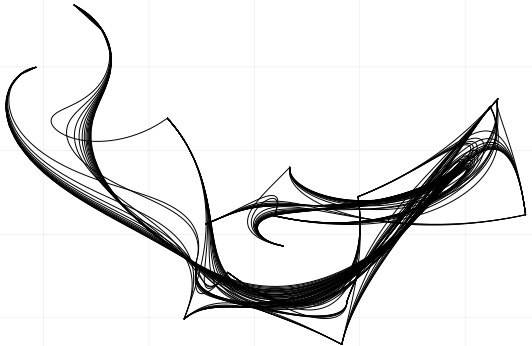

Generate this figure with Julia:
### A Pluto.jl notebook ###
# v0.17.5

using Markdown
using InteractiveUtils

# ╔═╡ 2da854ec-692c-11ed-1280-753f80e47b71
begin
	using Random
	using Plots
	using PlutoUI
end

# ╔═╡ e765c743-4867-4f8d-bf0f-fd29f57b11ba
function bezier(xs)
	function reduce_points(xs, alpha)
		if size(xs, 1) == 1
			return xs
		end
		subxs = (1-alpha).*xs[1:end-1,:] .+ alpha.*xs[2:end,:]
		return reduce_points(subxs, alpha)
	end
	function get_point(xs, alpha)
		y = reduce_points(xs, alpha)
		return y[1, :]
	end
	alphas = 0:0.01:1
	ys = zeros(Float64, size(alphas, 1), 2)
	for i in 1:size(alphas, 1)
		ys[i, :] = get_point(xs, alphas[i])
	end
	return ys
end

# ╔═╡ ff181c59-06b1-48b2-ae8e-700b4a99d0e5
begin
	local n = 16
	local points = randn(MersenneTwister(1), n, 2)
	points = cumsum(points, dims=1)
	local plt = plot(legend=false)
	for a in 1:n
		for b in a+2:n
			xs = points[a:b, :]
			ys = bezier(xs)
			plot!(plt, ys[:, 1], ys[:, 2], color="black")
		end
	end
	plt
end

# ╔═╡ c207ed07-4541-4a62-9ea6-5ac1cfe43316
function polarbezier(xs)
	function reduce_points(xs, alpha)
		if size(xs, 1) == 1
			return xs
		end
		subxs = (1-alpha).*xs[1:end-1,:] .+ alpha.*xs[2:end,:]
		return reduce_points(subxs, alpha)
	end
	function get_point(xs, alpha)
		y = reduce_points(xs, alpha)
		return y[1, :]
	end
	function topolar(xy)
		r = sqrt(sum(xy.^2))
		a = atan(xy...)
		return [r, a]
	end
	function frompolar(ra)
		r, a = ra
		return r .* [cos(a), sin(a)]
	end
	xs = mapslices(topolar, xs, dims=2)
	alphas = 0:0.01:1
	ys = zeros(Float64, size(alphas, 1), 2)
	for i in 1:size(alphas, 1)
		ys[i, :] = get_point(xs, alphas[i])
	end
	ys = mapslices(frompolar, ys, dims=2)
	return ys
end

# ╔═╡ 980bfbac-2fa1-4c9e-9a32-1626f80704ed
begin
	local n = 16
	local points = randn(MersenneTwister(2), n, 2)
	points = cumsum(points, dims=1)
	local plt = plot(legend=false)
	for a in 1:n
		for b in a+2:n
			xs = points[a:b, :]
			ys = polarbezier(xs)
			plot!(plt, ys[:, 1], ys[:, 2], color="black")
		end
	end
	plt
end

# ╔═╡ 00000000-0000-0000-0000-000000000001
PLUTO_PROJECT_TOML_CONTENTS = """
[deps]
Plots = "91a5bcdd-55d7-5caf-9e0b-520d859cae80"
PlutoUI = "7f904dfe-b85e-4ff6-b463-dae2292396a8"
Random = "9a3f8284-a2c9-5f02-9a11-845980a1fd5c"

[compat]
Plots = "~1.36.2"
PlutoUI = "~0.7.48"
"""

# ╔═╡ 00000000-0000-0000-0000-000000000002
PLUTO_MANIFEST_TOML_CONTENTS = """
# This file is machine-generated - editing it directly is not advised

julia_version = "1.7.0"
manifest_format = "2.0"

[[deps.AbstractPlutoDingetjes]]
deps = ["Pkg"]
git-tree-sha1 = "8eaf9f1b4921132a4cff3f36a1d9ba923b14a481"
uuid = "6e696c72-6542-2067-7265-42206c756150"
version = "1.1.4"

[[deps.ArgTools]]
uuid = "0dad84c5-d112-42e6-8d28-ef12dabb789f"

[[deps.Artifacts]]
uuid = "56f22d72-fd6d-98f1-02f0-08ddc0907c33"

[[deps.Base64]]
uuid = "2a0f44e3-6c83-55bd-87e4-b1978d98bd5f"

[[deps.BitFlags]]
git-tree-sha1 = "43b1a4a8f797c1cddadf60499a8a077d4af2cd2d"
uuid = "d1d4a3ce-64b1-5f1a-9ba4-7e7e69966f35"
version = "0.1.7"

[[deps.Bzip2_jll]]
deps = ["Artifacts", "JLLWrappers", "Libdl", "Pkg"]
git-tree-sha1 = "19a35467a82e236ff51bc17a3a44b69ef35185a2"
uuid = "6e34b625-4abd-537c-b88f-471c36dfa7a0"
version = "1.0.8+0"

[[deps.Cairo_jll]]
deps = ["Artifacts", "Bzip2_jll", "Fontconfig_jll", "FreeType2_jll", "Glib_jll", "JLLWrappers", "LZO_jll", "Libdl", "Pixman_jll", "Pkg", "Xorg_libXext_jll", "Xorg_libXrender_jll", "Zlib_jll", "libpng_jll"]
git-tree-sha1 = "4b859a208b2397a7a623a03449e4636bdb17bcf2"
uuid = "83423d85-b0ee-5818-9007-b63ccbeb887a"
version = "1.16.1+1"

[[deps.ChainRulesCore]]
deps = ["Compat", "LinearAlgebra", "SparseArrays"]
git-tree-sha1 = "e7ff6cadf743c098e08fca25c91103ee4303c9bb"
uuid = "d360d2e6-b24c-11e9-a2a3-2a2ae2dbcce4"
version = "1.15.6"

[[deps.ChangesOfVariables]]
deps = ["ChainRulesCore", "LinearAlgebra", "Test"]
git-tree-sha1 = "38f7a08f19d8810338d4f5085211c7dfa5d5bdd8"
uuid = "9e997f8a-9a97-42d5-a9f1-ce6bfc15e2c0"
version = "0.1.4"

[[deps.CodecZlib]]
deps = ["TranscodingStreams", "Zlib_jll"]
git-tree-sha1 = "ded953804d019afa9a3f98981d99b33e3db7b6da"
uuid = "944b1d66-785c-5afd-91f1-9de20f533193"
version = "0.7.0"

[[deps.ColorSchemes]]
deps = ["ColorTypes", "ColorVectorSpace", "Colors", "FixedPointNumbers", "Random"]
git-tree-sha1 = "1fd869cc3875b57347f7027521f561cf46d1fcd8"
uuid = "35d6a980-a343-548e-a6ea-1d62b119f2f4"
version = "3.19.0"

[[deps.ColorTypes]]
deps = ["FixedPointNumbers", "Random"]
git-tree-sha1 = "eb7f0f8307f71fac7c606984ea5fb2817275d6e4"
uuid = "3da002f7-5984-5a60-b8a6-cbb66c0b333f"
version = "0.11.4"

[[deps.ColorVectorSpace]]
deps = ["ColorTypes", "FixedPointNumbers", "LinearAlgebra", "SpecialFunctions", "Statistics", "TensorCore"]
git-tree-sha1 = "d08c20eef1f2cbc6e60fd3612ac4340b89fea322"
uuid = "c3611d14-8923-5661-9e6a-0046d554d3a4"
version = "0.9.9"

[[deps.Colors]]
deps = ["ColorTypes", "FixedPointNumbers", "Reexport"]
git-tree-sha1 = "417b0ed7b8b838aa6ca0a87aadf1bb9eb111ce40"
uuid = "5ae59095-9a9b-59fe-a467-6f913c188581"
version = "0.12.8"

[[deps.Compat]]
deps = ["Dates", "LinearAlgebra", "UUIDs"]
git-tree-sha1 = "aaabba4ce1b7f8a9b34c015053d3b1edf60fa49c"
uuid = "34da2185-b29b-5c13-b0c7-acf172513d20"
version = "4.4.0"

[[deps.CompilerSupportLibraries_jll]]
deps = ["Artifacts", "Libdl"]
uuid = "e66e0078-7015-5450-92f7-15fbd957f2ae"

[[deps.Contour]]
git-tree-sha1 = "d05d9e7b7aedff4e5b51a029dced05cfb6125781"
uuid = "d38c429a-6771-53c6-b99e-75d170b6e991"
version = "0.6.2"

[[deps.DataAPI]]
git-tree-sha1 = "e08915633fcb3ea83bf9d6126292e5bc5c739922"
uuid = "9a962f9c-6df0-11e9-0e5d-c546b8b5ee8a"
version = "1.13.0"

[[deps.DataStructures]]
deps = ["Compat", "InteractiveUtils", "OrderedCollections"]
git-tree-sha1 = "d1fff3a548102f48987a52a2e0d114fa97d730f0"
uuid = "864edb3b-99cc-5e75-8d2d-829cb0a9cfe8"
version = "0.18.13"

[[deps.Dates]]
deps = ["Printf"]
uuid = "ade2ca70-3891-5945-98fb-dc099432e06a"

[[deps.DelimitedFiles]]
deps = ["Mmap"]
uuid = "8bb1440f-4735-579b-a4ab-409b98df4dab"

[[deps.DocStringExtensions]]
deps = ["LibGit2"]
git-tree-sha1 = "c36550cb29cbe373e95b3f40486b9a4148f89ffd"
uuid = "ffbed154-4ef7-542d-bbb7-c09d3a79fcae"
version = "0.9.2"

[[deps.Downloads]]
deps = ["ArgTools", "LibCURL", "NetworkOptions"]
uuid = "f43a241f-c20a-4ad4-852c-f6b1247861c6"

[[deps.Expat_jll]]
deps = ["Artifacts", "JLLWrappers", "Libdl", "Pkg"]
git-tree-sha1 = "bad72f730e9e91c08d9427d5e8db95478a3c323d"
uuid = "2e619515-83b5-522b-bb60-26c02a35a201"
version = "2.4.8+0"

[[deps.FFMPEG]]
deps = ["FFMPEG_jll"]
git-tree-sha1 = "b57e3acbe22f8484b4b5ff66a7499717fe1a9cc8"
uuid = "c87230d0-a227-11e9-1b43-d7ebe4e7570a"
version = "0.4.1"

[[deps.FFMPEG_jll]]
deps = ["Artifacts", "Bzip2_jll", "FreeType2_jll", "FriBidi_jll", "JLLWrappers", "LAME_jll", "Libdl", "Ogg_jll", "OpenSSL_jll", "Opus_jll", "PCRE2_jll", "Pkg", "Zlib_jll", "libaom_jll", "libass_jll", "libfdk_aac_jll", "libvorbis_jll", "x264_jll", "x265_jll"]
git-tree-sha1 = "74faea50c1d007c85837327f6775bea60b5492dd"
uuid = "b22a6f82-2f65-5046-a5b2-351ab43fb4e5"
version = "4.4.2+2"

[[deps.FixedPointNumbers]]
deps = ["Statistics"]
git-tree-sha1 = "335bfdceacc84c5cdf16aadc768aa5ddfc5383cc"
uuid = "53c48c17-4a7d-5ca2-90c5-79b7896eea93"
version = "0.8.4"

[[deps.Fontconfig_jll]]
deps = ["Artifacts", "Bzip2_jll", "Expat_jll", "FreeType2_jll", "JLLWrappers", "Libdl", "Libuuid_jll", "Pkg", "Zlib_jll"]
git-tree-sha1 = "21efd19106a55620a188615da6d3d06cd7f6ee03"
uuid = "a3f928ae-7b40-5064-980b-68af3947d34b"
version = "2.13.93+0"

[[deps.Formatting]]
deps = ["Printf"]
git-tree-sha1 = "8339d61043228fdd3eb658d86c926cb282ae72a8"
uuid = "59287772-0a20-5a39-b81b-1366585eb4c0"
version = "0.4.2"

[[deps.FreeType2_jll]]
deps = ["Artifacts", "Bzip2_jll", "JLLWrappers", "Libdl", "Pkg", "Zlib_jll"]
git-tree-sha1 = "87eb71354d8ec1a96d4a7636bd57a7347dde3ef9"
uuid = "d7e528f0-a631-5988-bf34-fe36492bcfd7"
version = "2.10.4+0"

[[deps.FriBidi_jll]]
deps = ["Artifacts", "JLLWrappers", "Libdl", "Pkg"]
git-tree-sha1 = "aa31987c2ba8704e23c6c8ba8a4f769d5d7e4f91"
uuid = "559328eb-81f9-559d-9380-de523a88c83c"
version = "1.0.10+0"

[[deps.GLFW_jll]]
deps = ["Artifacts", "JLLWrappers", "Libdl", "Libglvnd_jll", "Pkg", "Xorg_libXcursor_jll", "Xorg_libXi_jll", "Xorg_libXinerama_jll", "Xorg_libXrandr_jll"]
git-tree-sha1 = "d972031d28c8c8d9d7b41a536ad7bb0c2579caca"
uuid = "0656b61e-2033-5cc2-a64a-77c0f6c09b89"
version = "3.3.8+0"

[[deps.GR]]
deps = ["Base64", "DelimitedFiles", "GR_jll", "HTTP", "JSON", "Libdl", "LinearAlgebra", "Pkg", "Preferences", "Printf", "Random", "Serialization", "Sockets", "Test", "UUIDs"]
git-tree-sha1 = "00a9d4abadc05b9476e937a5557fcce476b9e547"
uuid = "28b8d3ca-fb5f-59d9-8090-bfdbd6d07a71"
version = "0.69.5"

[[deps.GR_jll]]
deps = ["Artifacts", "Bzip2_jll", "Cairo_jll", "FFMPEG_jll", "Fontconfig_jll", "GLFW_jll", "JLLWrappers", "JpegTurbo_jll", "Libdl", "Libtiff_jll", "Pixman_jll", "Pkg", "Qt5Base_jll", "Zlib_jll", "libpng_jll"]
git-tree-sha1 = "bc9f7725571ddb4ab2c4bc74fa397c1c5ad08943"
uuid = "d2c73de3-f751-5644-a686-071e5b155ba9"
version = "0.69.1+0"

[[deps.Gettext_jll]]
deps = ["Artifacts", "CompilerSupportLibraries_jll", "JLLWrappers", "Libdl", "Libiconv_jll", "Pkg", "XML2_jll"]
git-tree-sha1 = "9b02998aba7bf074d14de89f9d37ca24a1a0b046"
uuid = "78b55507-aeef-58d4-861c-77aaff3498b1"
version = "0.21.0+0"

[[deps.Glib_jll]]
deps = ["Artifacts", "Gettext_jll", "JLLWrappers", "Libdl", "Libffi_jll", "Libiconv_jll", "Libmount_jll", "PCRE2_jll", "Pkg", "Zlib_jll"]
git-tree-sha1 = "fb83fbe02fe57f2c068013aa94bcdf6760d3a7a7"
uuid = "7746bdde-850d-59dc-9ae8-88ece973131d"
version = "2.74.0+1"

[[deps.Graphite2_jll]]
deps = ["Artifacts", "JLLWrappers", "Libdl", "Pkg"]
git-tree-sha1 = "344bf40dcab1073aca04aa0df4fb092f920e4011"
uuid = "3b182d85-2403-5c21-9c21-1e1f0cc25472"
version = "1.3.14+0"

[[deps.Grisu]]
git-tree-sha1 = "53bb909d1151e57e2484c3d1b53e19552b887fb2"
uuid = "42e2da0e-8278-4e71-bc24-59509adca0fe"
version = "1.0.2"

[[deps.HTTP]]
deps = ["Base64", "CodecZlib", "Dates", "IniFile", "Logging", "LoggingExtras", "MbedTLS", "NetworkOptions", "OpenSSL", "Random", "SimpleBufferStream", "Sockets", "URIs", "UUIDs"]
git-tree-sha1 = "e1acc37ed078d99a714ed8376446f92a5535ca65"
uuid = "cd3eb016-35fb-5094-929b-558a96fad6f3"
version = "1.5.5"

[[deps.HarfBuzz_jll]]
deps = ["Artifacts", "Cairo_jll", "Fontconfig_jll", "FreeType2_jll", "Glib_jll", "Graphite2_jll", "JLLWrappers", "Libdl", "Libffi_jll", "Pkg"]
git-tree-sha1 = "129acf094d168394e80ee1dc4bc06ec835e510a3"
uuid = "2e76f6c2-a576-52d4-95c1-20adfe4de566"
version = "2.8.1+1"

[[deps.Hyperscript]]
deps = ["Test"]
git-tree-sha1 = "8d511d5b81240fc8e6802386302675bdf47737b9"
uuid = "47d2ed2b-36de-50cf-bf87-49c2cf4b8b91"
version = "0.0.4"

[[deps.HypertextLiteral]]
deps = ["Tricks"]
git-tree-sha1 = "c47c5fa4c5308f27ccaac35504858d8914e102f9"
uuid = "ac1192a8-f4b3-4bfe-ba22-af5b92cd3ab2"
version = "0.9.4"

[[deps.IOCapture]]
deps = ["Logging", "Random"]
git-tree-sha1 = "f7be53659ab06ddc986428d3a9dcc95f6fa6705a"
uuid = "b5f81e59-6552-4d32-b1f0-c071b021bf89"
version = "0.2.2"

[[deps.IniFile]]
git-tree-sha1 = "f550e6e32074c939295eb5ea6de31849ac2c9625"
uuid = "83e8ac13-25f8-5344-8a64-a9f2b223428f"
version = "0.5.1"

[[deps.InteractiveUtils]]
deps = ["Markdown"]
uuid = "b77e0a4c-d291-57a0-90e8-8db25a27a240"

[[deps.InverseFunctions]]
deps = ["Test"]
git-tree-sha1 = "49510dfcb407e572524ba94aeae2fced1f3feb0f"
uuid = "3587e190-3f89-42d0-90ee-14403ec27112"
version = "0.1.8"

[[deps.IrrationalConstants]]
git-tree-sha1 = "7fd44fd4ff43fc60815f8e764c0f352b83c49151"
uuid = "92d709cd-6900-40b7-9082-c6be49f344b6"
version = "0.1.1"

[[deps.JLFzf]]
deps = ["Pipe", "REPL", "Random", "fzf_jll"]
git-tree-sha1 = "f377670cda23b6b7c1c0b3893e37451c5c1a2185"
uuid = "1019f520-868f-41f5-a6de-eb00f4b6a39c"
version = "0.1.5"

[[deps.JLLWrappers]]
deps = ["Preferences"]
git-tree-sha1 = "abc9885a7ca2052a736a600f7fa66209f96506e1"
uuid = "692b3bcd-3c85-4b1f-b108-f13ce0eb3210"
version = "1.4.1"

[[deps.JSON]]
deps = ["Dates", "Mmap", "Parsers", "Unicode"]
git-tree-sha1 = "3c837543ddb02250ef42f4738347454f95079d4e"
uuid = "682c06a0-de6a-54ab-a142-c8b1cf79cde6"
version = "0.21.3"

[[deps.JpegTurbo_jll]]
deps = ["Artifacts", "JLLWrappers", "Libdl", "Pkg"]
git-tree-sha1 = "b53380851c6e6664204efb2e62cd24fa5c47e4ba"
uuid = "aacddb02-875f-59d6-b918-886e6ef4fbf8"
version = "2.1.2+0"

[[deps.LAME_jll]]
deps = ["Artifacts", "JLLWrappers", "Libdl", "Pkg"]
git-tree-sha1 = "f6250b16881adf048549549fba48b1161acdac8c"
uuid = "c1c5ebd0-6772-5130-a774-d5fcae4a789d"
version = "3.100.1+0"

[[deps.LERC_jll]]
deps = ["Artifacts", "JLLWrappers", "Libdl", "Pkg"]
git-tree-sha1 = "bf36f528eec6634efc60d7ec062008f171071434"
uuid = "88015f11-f218-50d7-93a8-a6af411a945d"
version = "3.0.0+1"

[[deps.LZO_jll]]
deps = ["Artifacts", "JLLWrappers", "Libdl", "Pkg"]
git-tree-sha1 = "e5b909bcf985c5e2605737d2ce278ed791b89be6"
uuid = "dd4b983a-f0e5-5f8d-a1b7-129d4a5fb1ac"
version = "2.10.1+0"

[[deps.LaTeXStrings]]
git-tree-sha1 = "f2355693d6778a178ade15952b7ac47a4ff97996"
uuid = "b964fa9f-0449-5b57-a5c2-d3ea65f4040f"
version = "1.3.0"

[[deps.Latexify]]
deps = ["Formatting", "InteractiveUtils", "LaTeXStrings", "MacroTools", "Markdown", "OrderedCollections", "Printf", "Requires"]
git-tree-sha1 = "ab9aa169d2160129beb241cb2750ca499b4e90e9"
uuid = "23fbe1c1-3f47-55db-b15f-69d7ec21a316"
version = "0.15.17"

[[deps.LibCURL]]
deps = ["LibCURL_jll", "MozillaCACerts_jll"]
uuid = "b27032c2-a3e7-50c8-80cd-2d36dbcbfd21"

[[deps.LibCURL_jll]]
deps = ["Artifacts", "LibSSH2_jll", "Libdl", "MbedTLS_jll", "Zlib_jll", "nghttp2_jll"]
uuid = "deac9b47-8bc7-5906-a0fe-35ac56dc84c0"

[[deps.LibGit2]]
deps = ["Base64", "NetworkOptions", "Printf", "SHA"]
uuid = "76f85450-5226-5b5a-8eaa-529ad045b433"

[[deps.LibSSH2_jll]]
deps = ["Artifacts", "Libdl", "MbedTLS_jll"]
uuid = "29816b5a-b9ab-546f-933c-edad1886dfa8"

[[deps.Libdl]]
uuid = "8f399da3-3557-5675-b5ff-fb832c97cbdb"

[[deps.Libffi_jll]]
deps = ["Artifacts", "JLLWrappers", "Libdl", "Pkg"]
git-tree-sha1 = "0b4a5d71f3e5200a7dff793393e09dfc2d874290"
uuid = "e9f186c6-92d2-5b65-8a66-fee21dc1b490"
version = "3.2.2+1"

[[deps.Libgcrypt_jll]]
deps = ["Artifacts", "JLLWrappers", "Libdl", "Libgpg_error_jll", "Pkg"]
git-tree-sha1 = "64613c82a59c120435c067c2b809fc61cf5166ae"
uuid = "d4300ac3-e22c-5743-9152-c294e39db1e4"
version = "1.8.7+0"

[[deps.Libglvnd_jll]]
deps = ["Artifacts", "JLLWrappers", "Libdl", "Pkg", "Xorg_libX11_jll", "Xorg_libXext_jll"]
git-tree-sha1 = "7739f837d6447403596a75d19ed01fd08d6f56bf"
uuid = "7e76a0d4-f3c7-5321-8279-8d96eeed0f29"
version = "1.3.0+3"

[[deps.Libgpg_error_jll]]
deps = ["Artifacts", "JLLWrappers", "Libdl", "Pkg"]
git-tree-sha1 = "c333716e46366857753e273ce6a69ee0945a6db9"
uuid = "7add5ba3-2f88-524e-9cd5-f83b8a55f7b8"
version = "1.42.0+0"

[[deps.Libiconv_jll]]
deps = ["Artifacts", "JLLWrappers", "Libdl", "Pkg"]
git-tree-sha1 = "42b62845d70a619f063a7da093d995ec8e15e778"
uuid = "94ce4f54-9a6c-5748-9c1c-f9c7231a4531"
version = "1.16.1+1"

[[deps.Libmount_jll]]
deps = ["Artifacts", "JLLWrappers", "Libdl", "Pkg"]
git-tree-sha1 = "9c30530bf0effd46e15e0fdcf2b8636e78cbbd73"
uuid = "4b2f31a3-9ecc-558c-b454-b3730dcb73e9"
version = "2.35.0+0"

[[deps.Libtiff_jll]]
deps = ["Artifacts", "JLLWrappers", "JpegTurbo_jll", "LERC_jll", "Libdl", "Pkg", "Zlib_jll", "Zstd_jll"]
git-tree-sha1 = "3eb79b0ca5764d4799c06699573fd8f533259713"
uuid = "89763e89-9b03-5906-acba-b20f662cd828"
version = "4.4.0+0"

[[deps.Libuuid_jll]]
deps = ["Artifacts", "JLLWrappers", "Libdl", "Pkg"]
git-tree-sha1 = "7f3efec06033682db852f8b3bc3c1d2b0a0ab066"
uuid = "38a345b3-de98-5d2b-a5d3-14cd9215e700"
version = "2.36.0+0"

[[deps.LinearAlgebra]]
deps = ["Libdl", "libblastrampoline_jll"]
uuid = "37e2e46d-f89d-539d-b4ee-838fcccc9c8e"

[[deps.LogExpFunctions]]
deps = ["ChainRulesCore", "ChangesOfVariables", "DocStringExtensions", "InverseFunctions", "IrrationalConstants", "LinearAlgebra"]
git-tree-sha1 = "94d9c52ca447e23eac0c0f074effbcd38830deb5"
uuid = "2ab3a3ac-af41-5b50-aa03-7779005ae688"
version = "0.3.18"

[[deps.Logging]]
uuid = "56ddb016-857b-54e1-b83d-db4d58db5568"

[[deps.LoggingExtras]]
deps = ["Dates", "Logging"]
git-tree-sha1 = "cedb76b37bc5a6c702ade66be44f831fa23c681e"
uuid = "e6f89c97-d47a-5376-807f-9c37f3926c36"
version = "1.0.0"

[[deps.MIMEs]]
git-tree-sha1 = "65f28ad4b594aebe22157d6fac869786a255b7eb"
uuid = "6c6e2e6c-3030-632d-7369-2d6c69616d65"
version = "0.1.4"

[[deps.MacroTools]]
deps = ["Markdown", "Random"]
git-tree-sha1 = "42324d08725e200c23d4dfb549e0d5d89dede2d2"
uuid = "1914dd2f-81c6-5fcd-8719-6d5c9610ff09"
version = "0.5.10"

[[deps.Markdown]]
deps = ["Base64"]
uuid = "d6f4376e-aef5-505a-96c1-9c027394607a"

[[deps.MbedTLS]]
deps = ["Dates", "MbedTLS_jll", "MozillaCACerts_jll", "Random", "Sockets"]
git-tree-sha1 = "03a9b9718f5682ecb107ac9f7308991db4ce395b"
uuid = "739be429-bea8-5141-9913-cc70e7f3736d"
version = "1.1.7"

[[deps.MbedTLS_jll]]
deps = ["Artifacts", "Libdl"]
uuid = "c8ffd9c3-330d-5841-b78e-0817d7145fa1"

[[deps.Measures]]
git-tree-sha1 = "c13304c81eec1ed3af7fc20e75fb6b26092a1102"
uuid = "442fdcdd-2543-5da2-b0f3-8c86c306513e"
version = "0.3.2"

[[deps.Missings]]
deps = ["DataAPI"]
git-tree-sha1 = "bf210ce90b6c9eed32d25dbcae1ebc565df2687f"
uuid = "e1d29d7a-bbdc-5cf2-9ac0-f12de2c33e28"
version = "1.0.2"

[[deps.Mmap]]
uuid = "a63ad114-7e13-5084-954f-fe012c677804"

[[deps.MozillaCACerts_jll]]
uuid = "14a3606d-f60d-562e-9121-12d972cd8159"

[[deps.NaNMath]]
deps = ["OpenLibm_jll"]
git-tree-sha1 = "a7c3d1da1189a1c2fe843a3bfa04d18d20eb3211"
uuid = "77ba4419-2d1f-58cd-9bb1-8ffee604a2e3"
version = "1.0.1"

[[deps.NetworkOptions]]
uuid = "ca575930-c2e3-43a9-ace4-1e988b2c1908"

[[deps.Ogg_jll]]
deps = ["Artifacts", "JLLWrappers", "Libdl", "Pkg"]
git-tree-sha1 = "887579a3eb005446d514ab7aeac5d1d027658b8f"
uuid = "e7412a2a-1a6e-54c0-be00-318e2571c051"
version = "1.3.5+1"

[[deps.OpenBLAS_jll]]
deps = ["Artifacts", "CompilerSupportLibraries_jll", "Libdl"]
uuid = "4536629a-c528-5b80-bd46-f80d51c5b363"

[[deps.OpenLibm_jll]]
deps = ["Artifacts", "Libdl"]
uuid = "05823500-19ac-5b8b-9628-191a04bc5112"

[[deps.OpenSSL]]
deps = ["BitFlags", "Dates", "MozillaCACerts_jll", "OpenSSL_jll", "Sockets"]
git-tree-sha1 = "df6830e37943c7aaa10023471ca47fb3065cc3c4"
uuid = "4d8831e6-92b7-49fb-bdf8-b643e874388c"
version = "1.3.2"

[[deps.OpenSSL_jll]]
deps = ["Artifacts", "JLLWrappers", "Libdl", "Pkg"]
git-tree-sha1 = "f6e9dba33f9f2c44e08a020b0caf6903be540004"
uuid = "458c3c95-2e84-50aa-8efc-19380b2a3a95"
version = "1.1.19+0"

[[deps.OpenSpecFun_jll]]
deps = ["Artifacts", "CompilerSupportLibraries_jll", "JLLWrappers", "Libdl", "Pkg"]
git-tree-sha1 = "13652491f6856acfd2db29360e1bbcd4565d04f1"
uuid = "efe28fd5-8261-553b-a9e1-b2916fc3738e"
version = "0.5.5+0"

[[deps.Opus_jll]]
deps = ["Artifacts", "JLLWrappers", "Libdl", "Pkg"]
git-tree-sha1 = "51a08fb14ec28da2ec7a927c4337e4332c2a4720"
uuid = "91d4177d-7536-5919-b921-800302f37372"
version = "1.3.2+0"

[[deps.OrderedCollections]]
git-tree-sha1 = "85f8e6578bf1f9ee0d11e7bb1b1456435479d47c"
uuid = "bac558e1-5e72-5ebc-8fee-abe8a469f55d"
version = "1.4.1"

[[deps.PCRE2_jll]]
deps = ["Artifacts", "Libdl"]
uuid = "efcefdf7-47ab-520b-bdef-62a2eaa19f15"

[[deps.Parsers]]
deps = ["Dates", "SnoopPrecompile"]
git-tree-sha1 = "b64719e8b4504983c7fca6cc9db3ebc8acc2a4d6"
uuid = "69de0a69-1ddd-5017-9359-2bf0b02dc9f0"
version = "2.5.1"

[[deps.Pipe]]
git-tree-sha1 = "6842804e7867b115ca9de748a0cf6b364523c16d"
uuid = "b98c9c47-44ae-5843-9183-064241ee97a0"
version = "1.3.0"

[[deps.Pixman_jll]]
deps = ["Artifacts", "JLLWrappers", "Libdl", "Pkg"]
git-tree-sha1 = "b4f5d02549a10e20780a24fce72bea96b6329e29"
uuid = "30392449-352a-5448-841d-b1acce4e97dc"
version = "0.40.1+0"

[[deps.Pkg]]
deps = ["Artifacts", "Dates", "Downloads", "LibGit2", "Libdl", "Logging", "Markdown", "Printf", "REPL", "Random", "SHA", "Serialization", "TOML", "Tar", "UUIDs", "p7zip_jll"]
uuid = "44cfe95a-1eb2-52ea-b672-e2afdf69b78f"

[[deps.PlotThemes]]
deps = ["PlotUtils", "Statistics"]
git-tree-sha1 = "1f03a2d339f42dca4a4da149c7e15e9b896ad899"
uuid = "ccf2f8ad-2431-5c83-bf29-c5338b663b6a"
version = "3.1.0"

[[deps.PlotUtils]]
deps = ["ColorSchemes", "Colors", "Dates", "Printf", "Random", "Reexport", "SnoopPrecompile", "Statistics"]
git-tree-sha1 = "21303256d239f6b484977314674aef4bb1fe4420"
uuid = "995b91a9-d308-5afd-9ec6-746e21dbc043"
version = "1.3.1"

[[deps.Plots]]
deps = ["Base64", "Contour", "Dates", "Downloads", "FFMPEG", "FixedPointNumbers", "GR", "JLFzf", "JSON", "LaTeXStrings", "Latexify", "LinearAlgebra", "Measures", "NaNMath", "Pkg", "PlotThemes", "PlotUtils", "Printf", "REPL", "Random", "RecipesBase", "RecipesPipeline", "Reexport", "RelocatableFolders", "Requires", "Scratch", "Showoff", "SnoopPrecompile", "SparseArrays", "Statistics", "StatsBase", "UUIDs", "UnicodeFun", "Unzip"]
git-tree-sha1 = "5955a002262c08ab155ed2a6f1bb0787fedf5939"
uuid = "91a5bcdd-55d7-5caf-9e0b-520d859cae80"
version = "1.36.2"

[[deps.PlutoUI]]
deps = ["AbstractPlutoDingetjes", "Base64", "ColorTypes", "Dates", "FixedPointNumbers", "Hyperscript", "HypertextLiteral", "IOCapture", "InteractiveUtils", "JSON", "Logging", "MIMEs", "Markdown", "Random", "Reexport", "URIs", "UUIDs"]
git-tree-sha1 = "efc140104e6d0ae3e7e30d56c98c4a927154d684"
uuid = "7f904dfe-b85e-4ff6-b463-dae2292396a8"
version = "0.7.48"

[[deps.Preferences]]
deps = ["TOML"]
git-tree-sha1 = "47e5f437cc0e7ef2ce8406ce1e7e24d44915f88d"
uuid = "21216c6a-2e73-6563-6e65-726566657250"
version = "1.3.0"

[[deps.Printf]]
deps = ["Unicode"]
uuid = "de0858da-6303-5e67-8744-51eddeeeb8d7"

[[deps.Qt5Base_jll]]
deps = ["Artifacts", "CompilerSupportLibraries_jll", "Fontconfig_jll", "Glib_jll", "JLLWrappers", "Libdl", "Libglvnd_jll", "OpenSSL_jll", "Pkg", "Xorg_libXext_jll", "Xorg_libxcb_jll", "Xorg_xcb_util_image_jll", "Xorg_xcb_util_keysyms_jll", "Xorg_xcb_util_renderutil_jll", "Xorg_xcb_util_wm_jll", "Zlib_jll", "xkbcommon_jll"]
git-tree-sha1 = "0c03844e2231e12fda4d0086fd7cbe4098ee8dc5"
uuid = "ea2cea3b-5b76-57ae-a6ef-0a8af62496e1"
version = "5.15.3+2"

[[deps.REPL]]
deps = ["InteractiveUtils", "Markdown", "Sockets", "Unicode"]
uuid = "3fa0cd96-eef1-5676-8a61-b3b8758bbffb"

[[deps.Random]]
deps = ["SHA", "Serialization"]
uuid = "9a3f8284-a2c9-5f02-9a11-845980a1fd5c"

[[deps.RecipesBase]]
deps = ["SnoopPrecompile"]
git-tree-sha1 = "d12e612bba40d189cead6ff857ddb67bd2e6a387"
uuid = "3cdcf5f2-1ef4-517c-9805-6587b60abb01"
version = "1.3.1"

[[deps.RecipesPipeline]]
deps = ["Dates", "NaNMath", "PlotUtils", "RecipesBase", "SnoopPrecompile"]
git-tree-sha1 = "e974477be88cb5e3040009f3767611bc6357846f"
uuid = "01d81517-befc-4cb6-b9ec-a95719d0359c"
version = "0.6.11"

[[deps.Reexport]]
git-tree-sha1 = "45e428421666073eab6f2da5c9d310d99bb12f9b"
uuid = "189a3867-3050-52da-a836-e630ba90ab69"
version = "1.2.2"

[[deps.RelocatableFolders]]
deps = ["SHA", "Scratch"]
git-tree-sha1 = "90bc7a7c96410424509e4263e277e43250c05691"
uuid = "05181044-ff0b-4ac5-8273-598c1e38db00"
version = "1.0.0"

[[deps.Requires]]
deps = ["UUIDs"]
git-tree-sha1 = "838a3a4188e2ded87a4f9f184b4b0d78a1e91cb7"
uuid = "ae029012-a4dd-5104-9daa-d747884805df"
version = "1.3.0"

[[deps.SHA]]
uuid = "ea8e919c-243c-51af-8825-aaa63cd721ce"

[[deps.Scratch]]
deps = ["Dates"]
git-tree-sha1 = "f94f779c94e58bf9ea243e77a37e16d9de9126bd"
uuid = "6c6a2e73-6563-6170-7368-637461726353"
version = "1.1.1"

[[deps.Serialization]]
uuid = "9e88b42a-f829-5b0c-bbe9-9e923198166b"

[[deps.Showoff]]
deps = ["Dates", "Grisu"]
git-tree-sha1 = "91eddf657aca81df9ae6ceb20b959ae5653ad1de"
uuid = "992d4aef-0814-514b-bc4d-f2e9a6c4116f"
version = "1.0.3"

[[deps.SimpleBufferStream]]
git-tree-sha1 = "874e8867b33a00e784c8a7e4b60afe9e037b74e1"
uuid = "777ac1f9-54b0-4bf8-805c-2214025038e7"
version = "1.1.0"

[[deps.SnoopPrecompile]]
git-tree-sha1 = "f604441450a3c0569830946e5b33b78c928e1a85"
uuid = "66db9d55-30c0-4569-8b51-7e840670fc0c"
version = "1.0.1"

[[deps.Sockets]]
uuid = "6462fe0b-24de-5631-8697-dd941f90decc"

[[deps.SortingAlgorithms]]
deps = ["DataStructures"]
git-tree-sha1 = "a4ada03f999bd01b3a25dcaa30b2d929fe537e00"
uuid = "a2af1166-a08f-5f64-846c-94a0d3cef48c"
version = "1.1.0"

[[deps.SparseArrays]]
deps = ["LinearAlgebra", "Random"]
uuid = "2f01184e-e22b-5df5-ae63-d93ebab69eaf"

[[deps.SpecialFunctions]]
deps = ["ChainRulesCore", "IrrationalConstants", "LogExpFunctions", "OpenLibm_jll", "OpenSpecFun_jll"]
git-tree-sha1 = "d75bda01f8c31ebb72df80a46c88b25d1c79c56d"
uuid = "276daf66-3868-5448-9aa4-cd146d93841b"
version = "2.1.7"

[[deps.Statistics]]
deps = ["LinearAlgebra", "SparseArrays"]
uuid = "10745b16-79ce-11e8-11f9-7d13ad32a3b2"

[[deps.StatsAPI]]
deps = ["LinearAlgebra"]
git-tree-sha1 = "f9af7f195fb13589dd2e2d57fdb401717d2eb1f6"
uuid = "82ae8749-77ed-4fe6-ae5f-f523153014b0"
version = "1.5.0"

[[deps.StatsBase]]
deps = ["DataAPI", "DataStructures", "LinearAlgebra", "LogExpFunctions", "Missings", "Printf", "Random", "SortingAlgorithms", "SparseArrays", "Statistics", "StatsAPI"]
git-tree-sha1 = "d1bf48bfcc554a3761a133fe3a9bb01488e06916"
uuid = "2913bbd2-ae8a-5f71-8c99-4fb6c76f3a91"
version = "0.33.21"

[[deps.TOML]]
deps = ["Dates"]
uuid = "fa267f1f-6049-4f14-aa54-33bafae1ed76"

[[deps.Tar]]
deps = ["ArgTools", "SHA"]
uuid = "a4e569a6-e804-4fa4-b0f3-eef7a1d5b13e"

[[deps.TensorCore]]
deps = ["LinearAlgebra"]
git-tree-sha1 = "1feb45f88d133a655e001435632f019a9a1bcdb6"
uuid = "62fd8b95-f654-4bbd-a8a5-9c27f68ccd50"
version = "0.1.1"

[[deps.Test]]
deps = ["InteractiveUtils", "Logging", "Random", "Serialization"]
uuid = "8dfed614-e22c-5e08-85e1-65c5234f0b40"

[[deps.TranscodingStreams]]
deps = ["Random", "Test"]
git-tree-sha1 = "8a75929dcd3c38611db2f8d08546decb514fcadf"
uuid = "3bb67fe8-82b1-5028-8e26-92a6c54297fa"
version = "0.9.9"

[[deps.Tricks]]
git-tree-sha1 = "6bac775f2d42a611cdfcd1fb217ee719630c4175"
uuid = "410a4b4d-49e4-4fbc-ab6d-cb71b17b3775"
version = "0.1.6"

[[deps.URIs]]
git-tree-sha1 = "e59ecc5a41b000fa94423a578d29290c7266fc10"
uuid = "5c2747f8-b7ea-4ff2-ba2e-563bfd36b1d4"
version = "1.4.0"

[[deps.UUIDs]]
deps = ["Random", "SHA"]
uuid = "cf7118a7-6976-5b1a-9a39-7adc72f591a4"

[[deps.Unicode]]
uuid = "4ec0a83e-493e-50e2-b9ac-8f72acf5a8f5"

[[deps.UnicodeFun]]
deps = ["REPL"]
git-tree-sha1 = "53915e50200959667e78a92a418594b428dffddf"
uuid = "1cfade01-22cf-5700-b092-accc4b62d6e1"
version = "0.4.1"

[[deps.Unzip]]
git-tree-sha1 = "ca0969166a028236229f63514992fc073799bb78"
uuid = "41fe7b60-77ed-43a1-b4f0-825fd5a5650d"
version = "0.2.0"

[[deps.Wayland_jll]]
deps = ["Artifacts", "Expat_jll", "JLLWrappers", "Libdl", "Libffi_jll", "Pkg", "XML2_jll"]
git-tree-sha1 = "3e61f0b86f90dacb0bc0e73a0c5a83f6a8636e23"
uuid = "a2964d1f-97da-50d4-b82a-358c7fce9d89"
version = "1.19.0+0"

[[deps.Wayland_protocols_jll]]
deps = ["Artifacts", "JLLWrappers", "Libdl", "Pkg"]
git-tree-sha1 = "4528479aa01ee1b3b4cd0e6faef0e04cf16466da"
uuid = "2381bf8a-dfd0-557d-9999-79630e7b1b91"
version = "1.25.0+0"

[[deps.XML2_jll]]
deps = ["Artifacts", "JLLWrappers", "Libdl", "Libiconv_jll", "Pkg", "Zlib_jll"]
git-tree-sha1 = "58443b63fb7e465a8a7210828c91c08b92132dff"
uuid = "02c8fc9c-b97f-50b9-bbe4-9be30ff0a78a"
version = "2.9.14+0"

[[deps.XSLT_jll]]
deps = ["Artifacts", "JLLWrappers", "Libdl", "Libgcrypt_jll", "Libgpg_error_jll", "Libiconv_jll", "Pkg", "XML2_jll", "Zlib_jll"]
git-tree-sha1 = "91844873c4085240b95e795f692c4cec4d805f8a"
uuid = "aed1982a-8fda-507f-9586-7b0439959a61"
version = "1.1.34+0"

[[deps.Xorg_libX11_jll]]
deps = ["Artifacts", "JLLWrappers", "Libdl", "Pkg", "Xorg_libxcb_jll", "Xorg_xtrans_jll"]
git-tree-sha1 = "5be649d550f3f4b95308bf0183b82e2582876527"
uuid = "4f6342f7-b3d2-589e-9d20-edeb45f2b2bc"
version = "1.6.9+4"

[[deps.Xorg_libXau_jll]]
deps = ["Artifacts", "JLLWrappers", "Libdl", "Pkg"]
git-tree-sha1 = "4e490d5c960c314f33885790ed410ff3a94ce67e"
uuid = "0c0b7dd1-d40b-584c-a123-a41640f87eec"
version = "1.0.9+4"

[[deps.Xorg_libXcursor_jll]]
deps = ["Artifacts", "JLLWrappers", "Libdl", "Pkg", "Xorg_libXfixes_jll", "Xorg_libXrender_jll"]
git-tree-sha1 = "12e0eb3bc634fa2080c1c37fccf56f7c22989afd"
uuid = "935fb764-8cf2-53bf-bb30-45bb1f8bf724"
version = "1.2.0+4"

[[deps.Xorg_libXdmcp_jll]]
deps = ["Artifacts", "JLLWrappers", "Libdl", "Pkg"]
git-tree-sha1 = "4fe47bd2247248125c428978740e18a681372dd4"
uuid = "a3789734-cfe1-5b06-b2d0-1dd0d9d62d05"
version = "1.1.3+4"

[[deps.Xorg_libXext_jll]]
deps = ["Artifacts", "JLLWrappers", "Libdl", "Pkg", "Xorg_libX11_jll"]
git-tree-sha1 = "b7c0aa8c376b31e4852b360222848637f481f8c3"
uuid = "1082639a-0dae-5f34-9b06-72781eeb8cb3"
version = "1.3.4+4"

[[deps.Xorg_libXfixes_jll]]
deps = ["Artifacts", "JLLWrappers", "Libdl", "Pkg", "Xorg_libX11_jll"]
git-tree-sha1 = "0e0dc7431e7a0587559f9294aeec269471c991a4"
uuid = "d091e8ba-531a-589c-9de9-94069b037ed8"
version = "5.0.3+4"

[[deps.Xorg_libXi_jll]]
deps = ["Artifacts", "JLLWrappers", "Libdl", "Pkg", "Xorg_libXext_jll", "Xorg_libXfixes_jll"]
git-tree-sha1 = "89b52bc2160aadc84d707093930ef0bffa641246"
uuid = "a51aa0fd-4e3c-5386-b890-e753decda492"
version = "1.7.10+4"

[[deps.Xorg_libXinerama_jll]]
deps = ["Artifacts", "JLLWrappers", "Libdl", "Pkg", "Xorg_libXext_jll"]
git-tree-sha1 = "26be8b1c342929259317d8b9f7b53bf2bb73b123"
uuid = "d1454406-59df-5ea1-beac-c340f2130bc3"
version = "1.1.4+4"

[[deps.Xorg_libXrandr_jll]]
deps = ["Artifacts", "JLLWrappers", "Libdl", "Pkg", "Xorg_libXext_jll", "Xorg_libXrender_jll"]
git-tree-sha1 = "34cea83cb726fb58f325887bf0612c6b3fb17631"
uuid = "ec84b674-ba8e-5d96-8ba1-2a689ba10484"
version = "1.5.2+4"

[[deps.Xorg_libXrender_jll]]
deps = ["Artifacts", "JLLWrappers", "Libdl", "Pkg", "Xorg_libX11_jll"]
git-tree-sha1 = "19560f30fd49f4d4efbe7002a1037f8c43d43b96"
uuid = "ea2f1a96-1ddc-540d-b46f-429655e07cfa"
version = "0.9.10+4"

[[deps.Xorg_libpthread_stubs_jll]]
deps = ["Artifacts", "JLLWrappers", "Libdl", "Pkg"]
git-tree-sha1 = "6783737e45d3c59a4a4c4091f5f88cdcf0908cbb"
uuid = "14d82f49-176c-5ed1-bb49-ad3f5cbd8c74"
version = "0.1.0+3"

[[deps.Xorg_libxcb_jll]]
deps = ["Artifacts", "JLLWrappers", "Libdl", "Pkg", "XSLT_jll", "Xorg_libXau_jll", "Xorg_libXdmcp_jll", "Xorg_libpthread_stubs_jll"]
git-tree-sha1 = "daf17f441228e7a3833846cd048892861cff16d6"
uuid = "c7cfdc94-dc32-55de-ac96-5a1b8d977c5b"
version = "1.13.0+3"

[[deps.Xorg_libxkbfile_jll]]
deps = ["Artifacts", "JLLWrappers", "Libdl", "Pkg", "Xorg_libX11_jll"]
git-tree-sha1 = "926af861744212db0eb001d9e40b5d16292080b2"
uuid = "cc61e674-0454-545c-8b26-ed2c68acab7a"
version = "1.1.0+4"

[[deps.Xorg_xcb_util_image_jll]]
deps = ["Artifacts", "JLLWrappers", "Libdl", "Pkg", "Xorg_xcb_util_jll"]
git-tree-sha1 = "0fab0a40349ba1cba2c1da699243396ff8e94b97"
uuid = "12413925-8142-5f55-bb0e-6d7ca50bb09b"
version = "0.4.0+1"

[[deps.Xorg_xcb_util_jll]]
deps = ["Artifacts", "JLLWrappers", "Libdl", "Pkg", "Xorg_libxcb_jll"]
git-tree-sha1 = "e7fd7b2881fa2eaa72717420894d3938177862d1"
uuid = "2def613f-5ad1-5310-b15b-b15d46f528f5"
version = "0.4.0+1"

[[deps.Xorg_xcb_util_keysyms_jll]]
deps = ["Artifacts", "JLLWrappers", "Libdl", "Pkg", "Xorg_xcb_util_jll"]
git-tree-sha1 = "d1151e2c45a544f32441a567d1690e701ec89b00"
uuid = "975044d2-76e6-5fbe-bf08-97ce7c6574c7"
version = "0.4.0+1"

[[deps.Xorg_xcb_util_renderutil_jll]]
deps = ["Artifacts", "JLLWrappers", "Libdl", "Pkg", "Xorg_xcb_util_jll"]
git-tree-sha1 = "dfd7a8f38d4613b6a575253b3174dd991ca6183e"
uuid = "0d47668e-0667-5a69-a72c-f761630bfb7e"
version = "0.3.9+1"

[[deps.Xorg_xcb_util_wm_jll]]
deps = ["Artifacts", "JLLWrappers", "Libdl", "Pkg", "Xorg_xcb_util_jll"]
git-tree-sha1 = "e78d10aab01a4a154142c5006ed44fd9e8e31b67"
uuid = "c22f9ab0-d5fe-5066-847c-f4bb1cd4e361"
version = "0.4.1+1"

[[deps.Xorg_xkbcomp_jll]]
deps = ["Artifacts", "JLLWrappers", "Libdl", "Pkg", "Xorg_libxkbfile_jll"]
git-tree-sha1 = "4bcbf660f6c2e714f87e960a171b119d06ee163b"
uuid = "35661453-b289-5fab-8a00-3d9160c6a3a4"
version = "1.4.2+4"

[[deps.Xorg_xkeyboard_config_jll]]
deps = ["Artifacts", "JLLWrappers", "Libdl", "Pkg", "Xorg_xkbcomp_jll"]
git-tree-sha1 = "5c8424f8a67c3f2209646d4425f3d415fee5931d"
uuid = "33bec58e-1273-512f-9401-5d533626f822"
version = "2.27.0+4"

[[deps.Xorg_xtrans_jll]]
deps = ["Artifacts", "JLLWrappers", "Libdl", "Pkg"]
git-tree-sha1 = "79c31e7844f6ecf779705fbc12146eb190b7d845"
uuid = "c5fb5394-a638-5e4d-96e5-b29de1b5cf10"
version = "1.4.0+3"

[[deps.Zlib_jll]]
deps = ["Libdl"]
uuid = "83775a58-1f1d-513f-b197-d71354ab007a"

[[deps.Zstd_jll]]
deps = ["Artifacts", "JLLWrappers", "Libdl", "Pkg"]
git-tree-sha1 = "e45044cd873ded54b6a5bac0eb5c971392cf1927"
uuid = "3161d3a3-bdf6-5164-811a-617609db77b4"
version = "1.5.2+0"

[[deps.fzf_jll]]
deps = ["Artifacts", "JLLWrappers", "Libdl", "Pkg"]
git-tree-sha1 = "868e669ccb12ba16eaf50cb2957ee2ff61261c56"
uuid = "214eeab7-80f7-51ab-84ad-2988db7cef09"
version = "0.29.0+0"

[[deps.libaom_jll]]
deps = ["Artifacts", "JLLWrappers", "Libdl", "Pkg"]
git-tree-sha1 = "3a2ea60308f0996d26f1e5354e10c24e9ef905d4"
uuid = "a4ae2306-e953-59d6-aa16-d00cac43593b"
version = "3.4.0+0"

[[deps.libass_jll]]
deps = ["Artifacts", "Bzip2_jll", "FreeType2_jll", "FriBidi_jll", "HarfBuzz_jll", "JLLWrappers", "Libdl", "Pkg", "Zlib_jll"]
git-tree-sha1 = "5982a94fcba20f02f42ace44b9894ee2b140fe47"
uuid = "0ac62f75-1d6f-5e53-bd7c-93b484bb37c0"
version = "0.15.1+0"

[[deps.libblastrampoline_jll]]
deps = ["Artifacts", "Libdl", "OpenBLAS_jll"]
uuid = "8e850b90-86db-534c-a0d3-1478176c7d93"

[[deps.libfdk_aac_jll]]
deps = ["Artifacts", "JLLWrappers", "Libdl", "Pkg"]
git-tree-sha1 = "daacc84a041563f965be61859a36e17c4e4fcd55"
uuid = "f638f0a6-7fb0-5443-88ba-1cc74229b280"
version = "2.0.2+0"

[[deps.libpng_jll]]
deps = ["Artifacts", "JLLWrappers", "Libdl", "Pkg", "Zlib_jll"]
git-tree-sha1 = "94d180a6d2b5e55e447e2d27a29ed04fe79eb30c"
uuid = "b53b4c65-9356-5827-b1ea-8c7a1a84506f"
version = "1.6.38+0"

[[deps.libvorbis_jll]]
deps = ["Artifacts", "JLLWrappers", "Libdl", "Ogg_jll", "Pkg"]
git-tree-sha1 = "b910cb81ef3fe6e78bf6acee440bda86fd6ae00c"
uuid = "f27f6e37-5d2b-51aa-960f-b287f2bc3b7a"
version = "1.3.7+1"

[[deps.nghttp2_jll]]
deps = ["Artifacts", "Libdl"]
uuid = "8e850ede-7688-5339-a07c-302acd2aaf8d"

[[deps.p7zip_jll]]
deps = ["Artifacts", "Libdl"]
uuid = "3f19e933-33d8-53b3-aaab-bd5110c3b7a0"

[[deps.x264_jll]]
deps = ["Artifacts", "JLLWrappers", "Libdl", "Pkg"]
git-tree-sha1 = "4fea590b89e6ec504593146bf8b988b2c00922b2"
uuid = "1270edf5-f2f9-52d2-97e9-ab00b5d0237a"
version = "2021.5.5+0"

[[deps.x265_jll]]
deps = ["Artifacts", "JLLWrappers", "Libdl", "Pkg"]
git-tree-sha1 = "ee567a171cce03570d77ad3a43e90218e38937a9"
uuid = "dfaa095f-4041-5dcd-9319-2fabd8486b76"
version = "3.5.0+0"

[[deps.xkbcommon_jll]]
deps = ["Artifacts", "JLLWrappers", "Libdl", "Pkg", "Wayland_jll", "Wayland_protocols_jll", "Xorg_libxcb_jll", "Xorg_xkeyboard_config_jll"]
git-tree-sha1 = "9ebfc140cc56e8c2156a15ceac2f0302e327ac0a"
uuid = "d8fb68d0-12a3-5cfd-a85a-d49703b185fd"
version = "1.4.1+0"
"""

# ╔═╡ Cell order:
# ╠═2da854ec-692c-11ed-1280-753f80e47b71
# ╠═e765c743-4867-4f8d-bf0f-fd29f57b11ba
# ╠═ff181c59-06b1-48b2-ae8e-700b4a99d0e5
# ╠═c207ed07-4541-4a62-9ea6-5ac1cfe43316
# ╠═980bfbac-2fa1-4c9e-9a32-1626f80704ed
# ╟─00000000-0000-0000-0000-000000000001
# ╟─00000000-0000-0000-0000-000000000002
